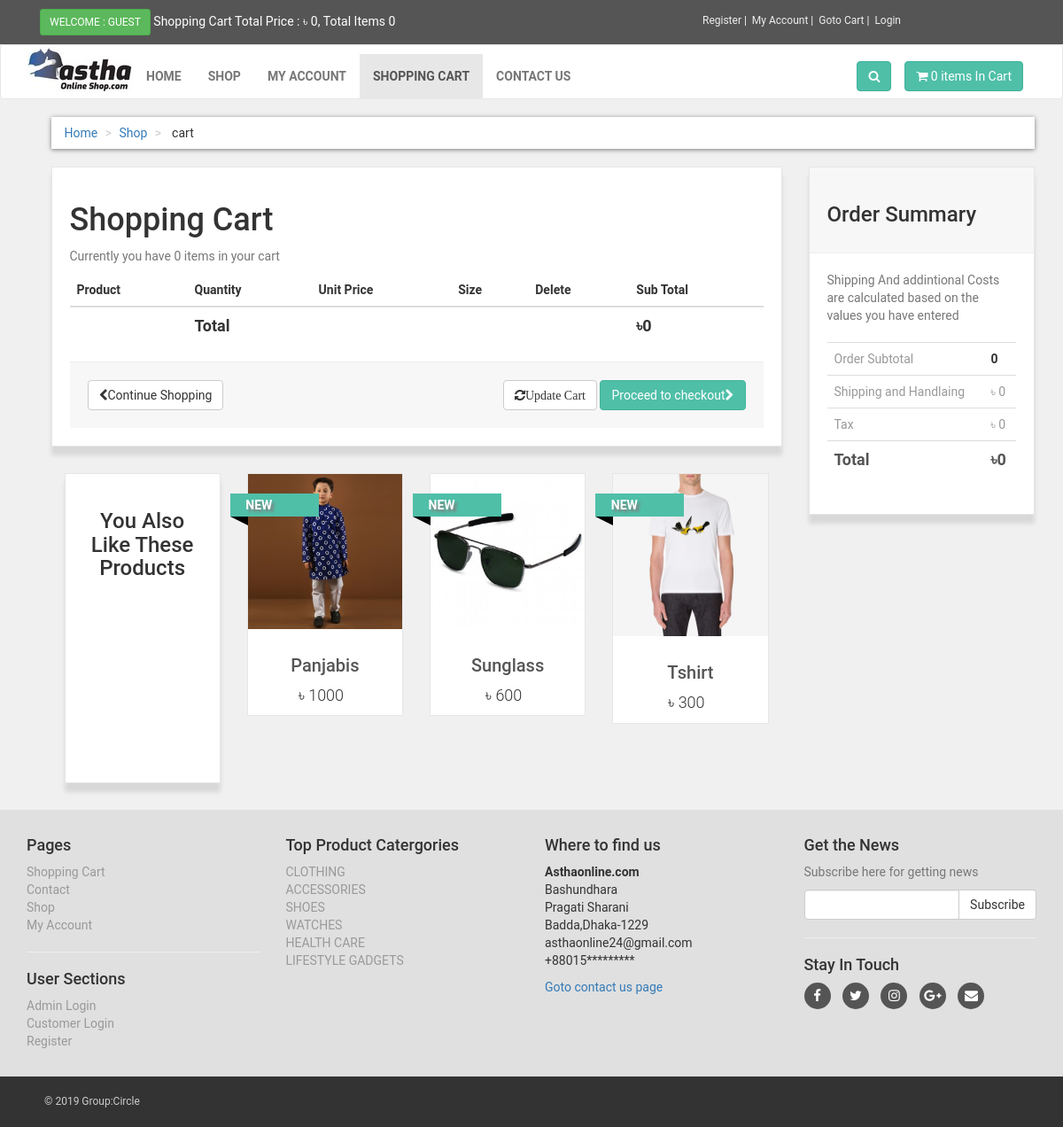
The app's page /cart.php with its own data.
### tables this page shows
CREATE TABLE `products` (
  `product_id` int(10) NOT NULL,
  `p_cat_id` int(10) NOT NULL,
  `cat_id` int(10) NOT NULL,
  `date` timestamp NOT NULL DEFAULT current_timestamp() ON UPDATE current_timestamp(),
  `product_title` text NOT NULL,
  `product_img1` text NOT NULL,
  `product_img2` text NOT NULL,
  `product_img3` text NOT NULL,
  `product_price` int(10) NOT NULL,
  `product_desc` varchar(255) NOT NULL,
  `product_keywords` text NOT NULL,
  `product_label` text NOT NULL,
  `product_sale` int(10) NOT NULL,
  `product_qty` int(100) NOT NULL
);

CREATE TABLE `product_categories` (
  `p_cat_id` int(10) NOT NULL,
  `p_cat_title` text NOT NULL,
  `p_cat_desc` text NOT NULL
);

### cart.php (the view, shortened to what this page needs)
<?php
include("includes/db.php");
include("functions/functions.php");
?>
<!DOCTYPE html>
<!DOCTYPE html>
<html>
<head>
	<link rel="stylesheet" href="https://maxcdn.bootstrapcdn.com/bootstrap/3.4.0/css/bootstrap.min.css">
	<link rel="stylesheet" href="styles/style.css">
	<link href="https://stackpath.bootstrapcdn.com/font-awesome/4.7.0/css/font-awesome.min.css" rel="stylesheet">
</head>
<body>
   <div id="top">
   		<div class="container">
   			<div class="col-md-6 offer">
   				<a href="#" class="btn btn-success btn-sm">
   					 <?php
            if (!isset($_SESSION['customer_email'])) {
              echo "Welcome : Guest";
            }else {
              echo "Welcome :" . $_SESSION['customer_email'] . "";
            }
            ?>
   				</a>
   				<a href="#">Shopping Cart Total Price : ৳<?php totalPrice(); ?>, Total Items <?php item(); ?></a>
   			</div>
   			<div class="col-md-6 ">
   				<ul class="menu">
   					<li>
   						<a href="customer_registration.php">Register</a>
   					</li>
   					<li>
   						<?php
              if(!isset($_SESSION['customer_email'])){
                 echo "<a href='checkout.php'>My Account</a>";
              }else{
                 echo "<a href='customer/my_account.php?my_order'>My Account</a>";
              }
              ?>
   					</li>
   					<li>
   						<a href="cart.php">Goto Cart</a>
   					</li>
   					<li>
   						<a href="login.php">
                  <?php
                  if (!isset($_SESSION['customer_email'])) {
                      echo "<a href='checkout.php'>Login</a>";
                    }else {
                      echo "<a href='logout.php'>Log Out</a>";
                    }
              ?>
              </a>
   					</li>
   				</ul>
   			</div>
   		</div>
   </div>
   <div class="navbar navbar-default" id="navbar">
   	<div class="container">
   		<div class="navbar-header">
  				<a class="navbar-band home" href="">
  					<img src="images/logo2.jpg" alt="Astha Online Shop" class="hidden-xs">
  				</a>
   		</div>
   		<div class="navbar-collapse collapse" id="navigation">
   			<div class="padding-nav">
   				<ul class="nav navbar-nav navbar-left">
   					<li>
   						<a href="index.php">Home</a>
   					</li>
   					<li>
   						<a href="shop.php">Shop</a>
   					</li>
   					<li>
   					<?php
              if(!isset($_SESSION['customer_email'])){
                 echo "<a href='checkout.php'>My Account</a>";
              }else{
                 echo "<a href='customer/my_account.php?my_order'>My Account</a>";
              }
              ?>
   					</li>
   					<li class="active">
   						<a href="cart.php">Shopping Cart</a>
   					</li>
   					<li>
   						<a href="contactus.php">Contact Us</a>
   					</li>
   				</ul>
   			</div>
   			<a href="cart.php" class="btn btn-primary navbar-btn right">
   				<i class="fa fa-shopping-cart"></i>
   				<span><?php item(); ?> items In Cart</span>
   			</a>
   			<div class="navbar-collapse collapse right">
   				<button class="btn navbar-btn btn-primary" type="button" data-toggle="collapse" data-target="#search">
   					<i class="fa fa-search"></i>
   				</button>
   			</div>
   		</div>
   	</div>
   </div>
   <div id="content">
     <div class="container">
       <div class="col-md-12">
          <ul class="breadcrumb">
            <li><a href="index.php">Home</a></li>
            <li><a href="shop.php">Shop</a></li>
            <li>
              cart
            </li>
          </ul>
       </div>
       <div class="col-md-9" id="cart">
         <div class="box">
           <form action="cart.php" method="post" enctype="multipart-form-data">
             <h1>Shopping Cart</h1>
             <?php
             $total=0;
             $ip_add=getUserIp();
             $select_cart="select * from cart where ip_add='$ip_add'";
             $run_cart=mysqli_query($con,$select_cart);
             $count=mysqli_num_rows($run_cart);
             ?>
             <p class="text-muted">Currently you have <?php echo $count; ?> items in your cart</p>
             <div class="table-resposive">
               <table class="table">
                 <thead>
                   <tr>
                     <th colspan="2">Product</th>
                     <th>Quantity</th>
                     <th>Unit Price</th>
                     <th>Size</th>
                     <th colspan="1">Delete</th>
                     <th colspan="1">Sub Total</th>
                   </tr>
                 </thead>
                 <tfoot>
                   <tr>
                     <td>
                       <th colspan="5">Total</th>
                       <th colspan="2">৳<?php echo $total; ?></th>
                     </td>
                   </tr>
                 </tfoot>
               </table>
             </div>
             <div class="box-footer">
               <div class="pull-left">
                 <a href="index.php" class="btn btn-default">
                   <i class="fa fa-chevron-left"></i>Continue Shopping
                 </a>
               </div>
               <div class="pull-right">
                 <button class="btn btn-default" type="submit" name="update" value="Update Cart">
                   <i class="fa fa-refresh">Update Cart</i>
                 </button>
                 <a href="checkout.php" class="btn btn-primary">
                   Proceed to checkout<i class="fa fa-chevron-right"></i>
                 </a>
               </div>
             </div>
           </form>
         </div>
         <div id="row same-height-row">
           <div class="col-md-3 col-sm-6">
             <div class="box same-height headline">
               <h3 class="text-center"> You Also Like These Products</h3>
             </div>
           </div>
          <?php
$get_product="select * from products order by rand() LIMIT 0,3" ;
            $run_product=mysqli_query($con,$get_product);
            while ($row=mysqli_fetch_array($run_product)) {
              $pro_id=$row['product_id'];
              $product_title=$row['product_title'];
              $pro_price=$row['product_price'];
              $pro_img1=$row['product_img1'];
               $pro_label =$row['product_label'];
              $pro_sale_price = $row['product_sale'];
              if($pro_label == "sale"){
                        $product_price = " <del> ৳ $pro_price </del> ";
                        $product_sale_price = "/ ৳ $pro_sale_price ";
                    }else{
                        $product_price = "  ৳ $pro_price  ";
                        $product_sale_price = "";
                    }
                    if($pro_label == ""){
        }
                    else{
                        $product_label = "
                            <a href='#' class='label $pro_label'>
                                <div class='theLabel'> $pro_label </div>
                                <div class='labelBackground'>  </div>
                            </a>
                        ";
                    }
              echo "
                    <div class='col-md-3 col-sm-6 center-responsive'>
                        <div class='product'>
                            <a href='details.php?pro_id=$pro_id'>
                                <img class='img-responsive' src='admin_area/product_images/$pro_img1'height='200' width='200'>
                            </a>
                            <div class='text'>
                                <h3>
                                    <a href='details.php?pro_id=$pro_id'>
                                        $product_title
                                    </a>
                                </h3>
                                <p class='price'>
                                $product_price &nbsp;$product_sale_price
                                </p>
                            </div>
                            $product_label
                        </div>
                    </div>
                    ";
            }
          ?>
         </div>
       </div>
       <div class="col-md-3">
         <div class="box" id="order-summary">
           <div class="box-header">
              <h3>Order Summary</h3>
           </div>
           <p class="text-muted">
             Shipping And addintional Costs are calculated based on the values you have entered
           </p>
           <div class="table-resposive">
             <table class="table">
             <tr>
               <td>Order Subtotal</td>
               <th><?php echo $total; ?></th>
             </tr>
             <tr>
               <td>Shipping and Handlaing</td>
               <td>
                 <?php
                 if($count<=0){echo "৳ 0";}else{echo "৳ 60";};
                 ?>
               </td>
             </tr>
             <tr>
               <td>Tax</td>
               <td>৳ 0</td>
             </tr>
             <tr class="total">
               <td>Total</td>
               <td>৳<?php
                if($count<=0){echo "0";}else{echo ($total+60);};
                ?></td>
             </tr>
           </table>
           </div>
         </div>
       </div>
         </div>
   </div>
 <?php
include("includes/footer.php")
  ?>
</body>
</html>

### includes/footer.php (shortened to what this page needs)
<div id="footer">
	<div class="container">
		<div class="row">
			<div class="col-md-3 col-sm-6">
				<h4>Pages</h4>
				<ul>
					<li><a href="cart.php">Shopping Cart</a></li>
					<li><a href="contact.php">Contact</a></li>
					<li><a href="shop.php">Shop</a></li>
					<li>
						<?php
              if(!isset($_SESSION['customer_email'])){
                 echo "<a href='checkout.php'>My Account</a>";
              }else{
                 echo "<a href='customer/my_account.php?my_order'>My Account</a>";
              }
              ?>
					</li>
				</ul>
				<hr>
				<h4>User Sections</h4>
				<ul>
					<li><?php
						if(!isset($_SESSION['admin_email'])){
                 echo "<a href='admin_area/login.php'>Admin Login</a>";
              }else{
                 echo "<a href='admin_area/index.php?dashboard'>Admin Profile</a>";
              }
						?>
					</li>
					<li><?php
              if(!isset($_SESSION['customer_email'])){
                 echo "<a href='checkout.php'>Customer Login</a>";
              }else{
                 echo "<a href='customer/my_account.php?my_order'>My Account</a>";
              }
              ?></li>
					<li>
						<?php
              if(!isset($_SESSION['customer_email'])){
                 echo "<a href='customer_registration.php'>Register</a>";
              }else{
                 echo "<a href='customer/my_account.php?edit_act'>Edit Account</a>";
              }
              ?>
					</li>
				</ul>
			</div>
			<div class="col-md-3 col-sm-6">
				<h4>Top Product Catergories</h4>
				<ul>
					<?php
						$get_p_cats="select * from product_categories";
						$run_p_cats=mysqli_query($con,$get_p_cats);
						while ($row_p_cat=mysqli_fetch_array($run_p_cats)) {
							$p_cat_id=$row_p_cat['p_cat_id'];
							$p_cat_title=$row_p_cat['p_cat_title'];
							echo "<li><a href='shop.php?p_cat=$p_cat_id'> $p_cat_title</a></li>";
						}
						?>
				</ul>
			</div>
			<div class="col-md-3 col-sm-6">
				<h4>Where to find us</h4>
				<p>
					<strong>Asthaonline.com</strong>
					<br>Bashundhara
					<br>Pragati Sharani
					<br>Badda,Dhaka-1229
					<br>asthaonline24@gmail.com
					<br>+88015*********
				</p>
				<a href="contact.php">Goto contact us page</a>
			</div>
			<div class="col-md-3 col-sm-6">
				<h4>Get the News</h4>
				<p class="text-muted">
					Subscribe here for getting news
				</p>
				<form action="" method="post">
					<div class="input-group">
						<input type="text" name="email" class="form-control">
						<span class="input-group-btn">
							<input type="submit" class="btn btn-default" value="Subscribe">
						</span>
					</div>
				</form>
				<hr>
				<h4>Stay In Touch</h4>
				<p class="social">
				<a href="#"><i class="fa fa-facebook"></i></a>
				<a href="#"><i class="fa fa-twitter"></i></a>
				<a href="#"><i class="fa fa-instagram"></i></a>
				<a href="#"><i class="fa fa-google-plus"></i></a>
				<a href="#"><i class="fa fa-envelope"></i></a>
				</p>
			</div>
		</div>
	</div>
</div>
<div id="copyright">
	<div class="container">
		<div class="col-md-6">
			<p class="pull-left">
				&copy; 2019 Group:Circle
			</p>
		</div>
	</div>
</div>

### styles/style.css (style rules this page uses)
body { font-family: "Roboto","Helvetica",Arial,sans-sarif; font-size: 14px; line-height: 1.42857143; color: #333333; background-color: #f0f0f0; }
#top { background-color: #555555; padding: 10px 0; }
#top .offer { color: #fff; }
#top .offer .btn { text-transform: uppercase; }
#top a { color: #fff; }
#top ul.menu { padding-top: 5px; margin: 0; text-align: right; font-size: 12px; list-style: none; }
#top ul.menu { text-align: center; }
#top ul.menu > li { display: inline-block; }
#top ul.menu > li a { color: #eeeeee; }
#top ul.menu > li+ li:before { content: "|\00a0"; padding: 0 5 px; color: #f7f7f7; }
.navbar { background: white; }
.navbar-collapse .right { float: right;; }
.navbar ul.nav>li > a { text-transform: uppercase;; font-weight: bold; font-size: 14px; }
.padding-nav { padding-top: 10px; }
.btn-primary { color: rgb(255,255,255); background-color: rgb(79,191,168); border-color: rgb(65,179,156); }
.box { background: #fff; margin: 0 0 30px; border : solid 1px #e6e6e6; padding: 20px; box-shadow: 0 10px 5px rgba(0,0,0,0.1) }
#content { padding-left: 25px; }
#content .product { background:#fff; border: solid 1px #e6e6e6; box-sizing: border-box; margin-bottom: 30px; }
#content .product .text p.price { font-size: 18px; text-align: center; font-weight: 300; }
#content .product .text h3 { text-align: center; font-size: 20px; }
#content .product .text h3 a { color: rgb(85,85,85); }
#content .product .text { padding: 10px 10px 0px; }
.breadcrumb { padding: 8px 15px; margin-bottom: 20px; background-color: #ffffff; border-radius: 0; box-shadow: 0 1px 5px rgba(0,0,0,0.5); }
.breadcrumb >li+li:before { content: ">\00a0"; color: #cccccc; }
#content .headline { height: 350px; }
#content #cart .table tfoot { font-size: 18px; }
.box .box-footer { background: #f7f7f7; margin: 30px, -20px,-20px; padding: 20px; border-top: solid 1px #eeeeee; }
.box .box-footer:before, .box .box-footer:after { content: " "; display: table; }
.box .box-footer:after { clear: both; }
.box .box-header { background: #f7f7f7; margin: -20px -20px 20px; padding: 20px; border-bottom: solid 1px #eeeeee; }
#content #order-summary table { margin-top: 20px; }
#content #order-summary table td { color: #999999; }
#content #order-summary table tr.total td, #content #order-summary table tr.total th { font-size: 18px; color: #555555; font-weight: 700; }
#footer { background: #e0e0e0; padding: 20px 0; }
#footer ul { padding-left: 0; list-style: none; }
#footer ul a { color: #999999; padding: 20px 0; }
#footer .social { text-align: left; }
#footer .social a { margin: 0 10px 0 0; color: #fff; display: inline-block; width: 30px; height: 30px; border-radius: 15px; line-height: 30px; font-size: 15px; text-align: center; transform: all 0.2s ease-out; vertical-align: bottom; background-color: #555555; }
#copyright { background: #333; color: #ccc; padding: 20px; font-size: 12px; }
#copyright p { margin: 0; }
.label { color: #000; text-transform: uppercase; font-size: 14px; font-weight: 700; position: absolute; top: 10px; padding-left: 51px; z-index: 20; }
.label .theLabel { position: relative; width: 100px; padding: 6px 50px 6px 15px; margin: 10px 50px 10px -71px; color: #fff; text-shadow: 3px 3px 3px grey; }
.label.new .theLabel { background: #4fbfa8; }
.label .theLabel:before, .label .theLabel:after { content: ""; position: absolute; width: 0; height: 0; }
.label .theLabel:after { left: 0; top: 100%; border-width: 5px 10px; border-style: solid; border-color: #000 #000 transparent transparent; }

### records on screen
products: product_img1 (picture), product_title "Panjabis", product_price "৳ 1000", product_label "NEW"
products: product_img1 (picture), product_title "Sunglass", product_price "৳ 600", product_label "NEW"
products: product_img1 (picture), product_title "Tshirt", product_price "৳ 300", product_label "NEW"
product_categories: p_cat_title "CLOTHING"
product_categories: p_cat_title "ACCESSORIES"
product_categories: p_cat_title "SHOES"
product_categories: p_cat_title "WATCHES"
product_categories: p_cat_title "HEALTH CARE"
product_categories: p_cat_title "LIFESTYLE GADGETS"

### other values on screen
$count "0 0"
$count "0"
$total "0"
